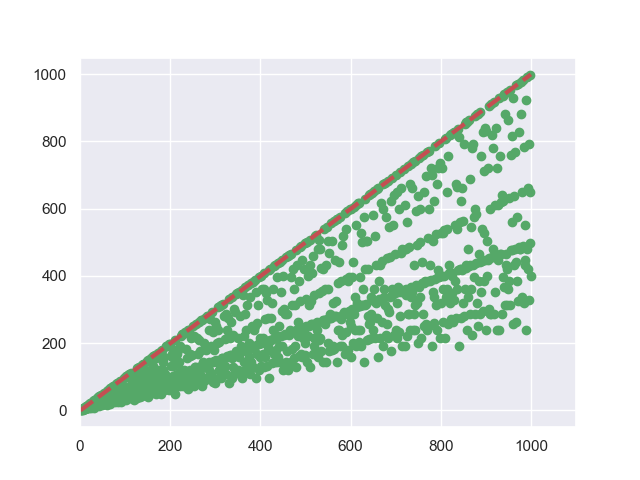

Here is the Python script that generated this plot:
import math
import matplotlib.pyplot as plt
import numpy as np
import math
import seaborn as sns

sns.set_theme()
sns.set_style('darkgrid')

def gcd(a, b):

    if (a == 0):
        return b
    return gcd(b % a, a)


def phi(n):

    result = 1
    for i in range(2, n):
        if (gcd(i, n) == 1):
            result += 1
    return result


x=list()
y=list()
for i in range(1, 1001):
    x.append(i)
    y.append(phi(i))
# print(x, y)
# plt.set_xscale(3, 'linear')
plt.scatter(x, y, c='g')
plt.xlim(0,1100)
x1=np.arange(1,1001)
y1=x1-1
plt.plot(x1,y1,'r--',lw='3')
plt.savefig('Python/totient_function.png', format='png');
plt.show()